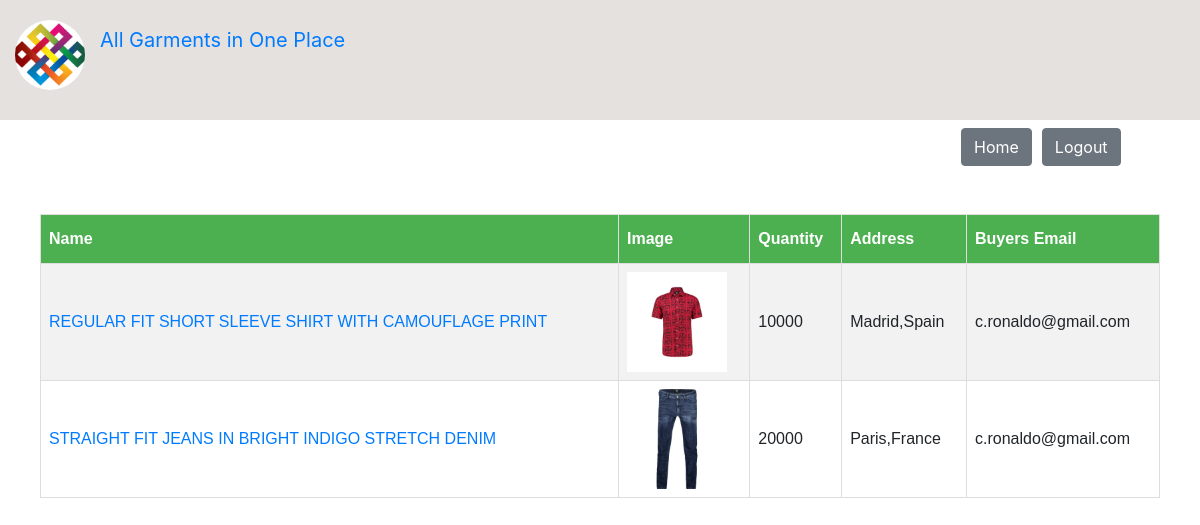
The page /notifications.php (signed in) on the database its author committed.
### tables this page shows
CREATE TABLE `order_info` (
  `order_id` int(64) NOT NULL,
  `product_id` int(64) DEFAULT NULL,
  `quantity` int(64) DEFAULT NULL,
  `total_price` double(64,4) DEFAULT NULL,
  `address` text NOT NULL,
  `buyer_email` varchar(250) NOT NULL
);

CREATE TABLE `product_info` (
  `p_id` int(11) NOT NULL,
  `name` varchar(255) NOT NULL,
  `description` text NOT NULL,
  `image` varchar(500) NOT NULL,
  `price` double NOT NULL,
  `colour` text NOT NULL,
  `size` text NOT NULL,
  `min_order` int(50) NOT NULL,
  `gname` varchar(255) NOT NULL,
  `email` varchar(255) NOT NULL
);

### notifications.php (the view, shortened to what this page needs)
<!DOCTYPE html>
<html>
<head>
	<link rel="stylesheet" href="./css/style.css">
    <link rel="stylesheet" href="https://cdn.jsdelivr.net/npm/bootstrap@4.5.3/dist/css/bootstrap.min.css">
    <link rel="stylesheet" href="https://stackpath.bootstrapcdn.com/font-awesome/4.7.0/css/font-awesome.min.css">
</head>
<body>
	<?php include './header.php';
	$email=$_SESSION['email'];?>
   <div class="container-fluid topSection" style="background-color: #E5E1DE; padding-top: 20px; padding-bottom: 30px;">
       <div class="row">
           <div class="col-1">
               <img src="./picture/logo.png" alt="..." width="70" height="70" class="rounded-circle profileImg">
           </div>
           <div class="col-6">
               <div class="row">
                   <a class="navbar-brand" href="./index.php">All Garments in One Place</a>
               </div>
           </div>
       </div>
   </div>
   <div class="container-fluid">
       <nav class="navbar navbar-expand-lg">
           <div class="collapse navbar-collapse" id="navbarNav">
               <ul class="navbar-nav">
                   <li class="nav-item active">
                       <button type="button" onclick="window.location.href='./index.php'" class="btn btn-secondary" style="margin-left: 930px;">Home</button>
                   </li>
                   <li class="nav-item">
                       <button type="button" onclick="window.location.href='./logout.php'" class="btn btn-secondary" style="margin-left: 10px;">Logout</button>
                   </li>
               </ul>
           </div>
       </nav>
   </div>
   <div class="body" style="margin: 40px">
		<table id="customers">
			<tr>
				<th>Name</th>
				<th>Image</th>
				<th>Quantity</th>
				<th>Address</th>
               <th>Buyers Email</th>
			</tr>
			<?php
			$sql="select o.*,p.name,p.image from order_info o inner join product_info p on o.product_id=p.p_id where p.email='$email'";
			$result = mysqli_query($conn, $sql);
			while($row = mysqli_fetch_array($result)) {
				echo '
				<tr>
	 				<td><a href="./productdetails.php?id='.$row['product_id'].'">'.$row['name'].'</a></td>
	 				<td><img src="./picture/product/'.$row['image'].'" width="100" height="100"/></td>
	 				<td>'.$row['quantity'].'</td>
	 				<td>'.$row['address'].'</td>
	 				<td>'.$row['buyer_email'].'</td>
	 			</tr> ';
			}
		?>
		</table>
	</div>
</body>
</html>

### css/style.css (style rules this page uses)
* { box-sizing: border-box; }
body { margin: 0; font-family: Arial, Helvetica, sans-serif; }

### notifications.php (style rules this page uses)
#customers { font-family: "Trebuchet MS", Arial, Helvetica, sans-serif; border-collapse: collapse; width: 100%; }
#customers td, #customers th { border: 1px solid #ddd; padding: 8px; }
#customers tr:nth-child(even) { background-color: #f2f2f2; }
#customers th { padding-top: 12px; padding-bottom: 12px; text-align: left; background-color: #4CAF50; color: white; }
img { object-fit: cover; }

### rows shown on the page
order_info: product_info.name "REGULAR FIT SHORT SLEEVE SHIRT WITH CAMOUFLAGE PRINT", product_info.image (picture), quantity "10000", address "Madrid,Spain", buyer_email "c.ronaldo@gmail.com"
order_info: product_info.name "STRAIGHT FIT JEANS IN BRIGHT INDIGO STRETCH DENIM", product_info.image (picture), quantity "20000", address "Paris,France", buyer_email "c.ronaldo@gmail.com"
